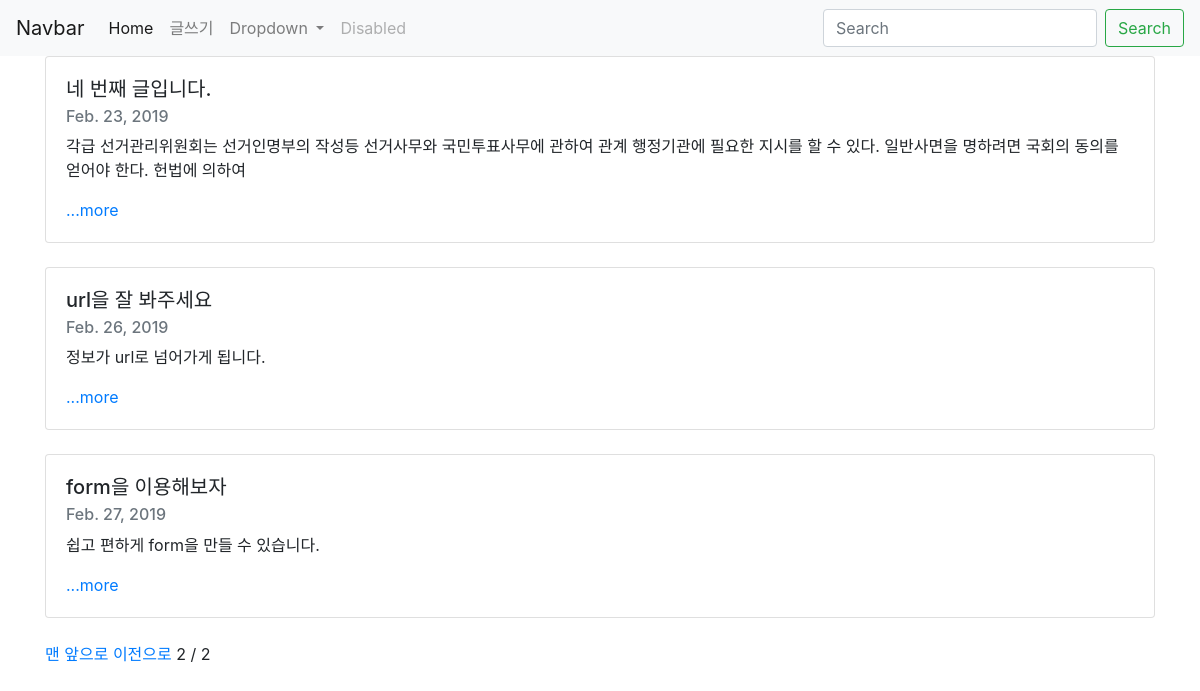
Screenshot of /?page=2 with the database file from the repository.
### blog/models.py (models this page shows, shortened)
class Blog(models.Model):
    title = models.CharField(max_length = 200)
    pub_date = models.DateField('date published')
    body = models.TextField()
    def summary(self):
        return self.body[:100]

### blog/views.py (the view)
# urls.py: path('',blog.views.home, name = 'home'),
def home(request):
    blogs = Blog.objects
    blog_list = Blog.objects.all()
    paginator = Paginator(blog_list, 3)
    page = request.GET.get('page')
    posts = paginator.get_page(page)
    return render(request,'home.html', {'blogs': blogs, 'posts':posts})

### blog/templates/home.html (shortened to what this page needs)
{% extends 'base.html' %}
{% block content %}
    <div class="container">
        {% for blog in posts %}
        <div class="card">
            <div class="card-body">
                <h5 class="card-title">{{blog.title}}</h5>
                <h6 class="card-subtitle mb-2 text-muted">{{blog.pub_date}}</h6>
                <p class="card-text">{{blog.summary}}</p>
                <a href="{%url 'detail' blog.id%}" class="card-link">...more</a>
            </div>
        </div>
        <br>
        {%endfor%}
        {% if posts.has_previous %}
        <a href="?page=1">맨 앞으로</a>
        <a href="?page={{posts.previous_page_number}}">이전으로</a>
        {% endif %}
        <span>{{posts.number}}</span>
        <span>/</span>
        <span>{{posts.paginator.num_pages}}</span>
    </div>
{% endblock %}

### rows the page displays
Blog: title "네 번째 글입니다.", pub_date "Feb. 23, 2019", summary "각급 선거관리위원회는 선거인명부의 작성등 선거사무와 국민투표사무에 관하여 관계 행정기관에 필요한 지시를 할 수 있다. 일반사면을 명하려면 국회의 동의를 얻어야 한다. 헌법에 의하여"
Blog: title "url을 잘 봐주세요", pub_date "Feb. 26, 2019", summary "정보가 url로 넘어가게 됩니다."
Blog: title "form을 이용해보자", pub_date "Feb. 27, 2019", summary "쉽고 편하게 form을 만들 수 있습니다."

### other values shown
{{ posts.number }} "2"
{{ posts.paginator.num_pages }} "2"
